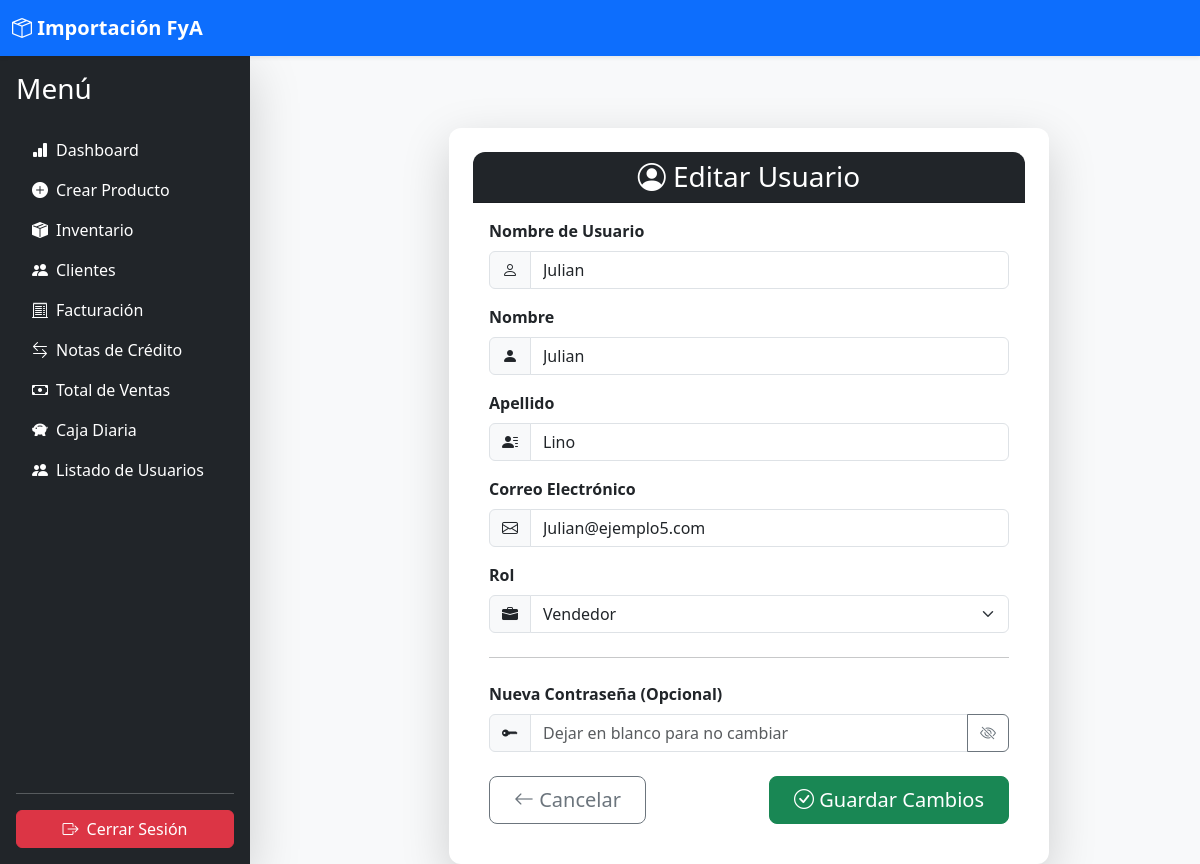
/accounts/usuarios/editar/3/ (signed in), run on the app's committed database.
### accounts/models.py (models this page shows, shortened)
class Usuario(AbstractUser):
    ROLE_CHOICES = [
        ('Gerente', 'Gerente'),
        ('Empleado', 'Empleado'),
        ('Vendedor', 'Vendedor'),
    ]
    role = models.CharField(max_length=10, choices=ROLE_CHOICES, default='Empleado')
    objects = UsuarioManager()  # Asigna el UserManager personalizado

### accounts/views.py (the view)
# urls.py: path('usuarios/editar/<int:pk>/', editar_usuario, name='editar_usuario'),
@login_required
@role_required(['Gerente'])
def editar_usuario(request, pk):
    usuario = get_object_or_404(Usuario, pk=pk)
    if request.method == 'POST':
        form = EditarUsuarioForm(request.POST, instance=usuario)
        if form.is_valid():
            form.save()
            messages.success(request, "Usuario actualizado correctamente.")
            return redirect('listado_usuarios')  # Redirige correctamente
        else:
            messages.error(request, "Error al actualizar el usuario. Revisa los campos.")
    else:
        form = EditarUsuarioForm(instance=usuario)
    return render(request, 'accounts/editar_usuario.html', {'form': form, 'usuario': usuario})

### accounts/forms.py (shortened to what this page needs)
class EditarUsuarioForm(UserChangeForm):
    password = forms.CharField(
        required=False,
        widget=forms.PasswordInput(attrs={'class': 'form-control', 'placeholder': 'Dejar en blanco para no cambiar'}),
        label="Nueva Contraseña (Opcional)"
    )
    class Meta:
        model = Usuario
        fields = ['username', 'first_name', 'last_name', 'email', 'role']
        labels = {
            'username': 'Nombre de Usuario',
            'first_name': 'Nombre',
            'last_name': 'Apellido',
            'email': 'Correo Electrónico',
            'role': 'Rol del Usuario',
        }
        widgets = {
            'username': forms.TextInput(attrs={'class': 'form-control'}),
            'first_name': forms.TextInput(attrs={'class': 'form-control'}),
            'last_name': forms.TextInput(attrs={'class': 'form-control'}),
            'email': forms.EmailInput(attrs={'class': 'form-control'}),
            'role': forms.Select(attrs={'class': 'form-select'}),
        }

### accounts/utils.py (called while the page is built)
def role_required(required_roles, message=None):
    def decorator(view_func):
        @wraps(view_func)
        def _wrapped_view(request, *args, **kwargs):
            if not hasattr(request.user, 'role'):
                return HttpResponseForbidden(message or "Tu usuario no tiene un rol asignado.")
            if request.user.role not in required_roles:
                return HttpResponseForbidden(message or "No tienes permiso para acceder a esta página.")
            return view_func(request, *args, **kwargs)
        return _wrapped_view
    return decorator

### accounts/templates/accounts/editar_usuario.html (shortened to what this page needs)
{% extends 'core/base.html' %}
{% block content %}
<div class="container mt-5 d-flex justify-content-center">
    <div class="card shadow-lg border-0 p-4" style="max-width: 600px; width: 100%; border-radius: 12px;">
        <div class="card-header bg-dark text-white text-center" style="border-radius: 12px 12px 0 0;">
            <h3 class="mb-0"><i class="bi bi-person-circle"></i> Editar Usuario</h3>
        </div>
        <div class="card-body">
            <form method="post" class="needs-validation" novalidate>
                <div class="mb-3">
                    <label for="{{ form.username.id_for_label }}" class="form-label fw-bold">Nombre de Usuario</label>
                    <div class="input-group">
                        <span class="input-group-text"><i class="bi bi-person"></i></span>
                        {{ form.username }}
                    </div>
                </div>
                <div class="mb-3">
                    <label for="{{ form.first_name.id_for_label }}" class="form-label fw-bold">Nombre</label>
                    <div class="input-group">
                        <span class="input-group-text"><i class="bi bi-person-fill"></i></span>
                        {{ form.first_name }}
                    </div>
                </div>
                <div class="mb-3">
                    <label for="{{ form.last_name.id_for_label }}" class="form-label fw-bold">Apellido</label>
                    <div class="input-group">
                        <span class="input-group-text"><i class="bi bi-person-lines-fill"></i></span>
                        {{ form.last_name }}
                    </div>
                </div>
                <div class="mb-3">
                    <label for="{{ form.email.id_for_label }}" class="form-label fw-bold">Correo Electrónico</label>
                    <div class="input-group">
                        <span class="input-group-text"><i class="bi bi-envelope"></i></span>
                        {{ form.email }}
                    </div>
                </div>
                <div class="mb-3">
                    <label for="{{ form.role.id_for_label }}" class="form-label fw-bold">Rol</label>
                    <div class="input-group">
                        <span class="input-group-text"><i class="bi bi-briefcase-fill"></i></span>
                        {{ form.role }}
                    </div>
                </div>
                <hr class="my-4">
                <div class="mb-3">
                    <label for="password" class="form-label fw-bold">Nueva Contraseña (Opcional)</label>
                    <div class="input-group">
                        <span class="input-group-text"><i class="bi bi-key-fill"></i></span>
                        <input type="password" name="password" id="password" class="form-control" placeholder="Dejar en blanco para no cambiar">
                        <button class="btn btn-outline-secondary toggle-password" type="button">
                            <i class="bi bi-eye-slash"></i>
                        </button>
                    </div>
                </div>
                <div class="d-flex justify-content-between mt-4">
                    <a href="{% url 'listado_usuarios' %}" class="btn btn-outline-secondary btn-lg px-4">
                        <i class="bi bi-arrow-left"></i> Cancelar
                    </a>
                    <button type="submit" class="btn btn-success btn-lg px-4">
                        <i class="bi bi-check-circle"></i> Guardar Cambios
                    </button>
                </div>
            </form>
        </div>
    </div>
</div>
{% endblock %}

### core/templates/core/sidebar.html (style rules this page uses)
.d-flex { align-items: stretch; }

### data on the page
Usuario: username "Julian", first_name "Julian", last_name "Lino", email "Julian@ejemplo5.com", role "Vendedor"
